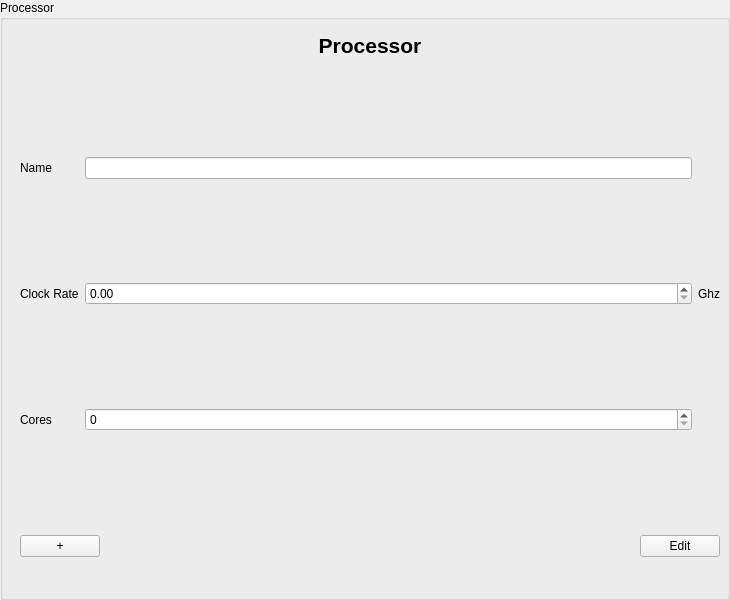
<?xml version="1.0" encoding="UTF-8"?>
<ui version="4.0">
 <class>ProcessorInputArea</class>
 <widget class="QGroupBox" name="ProcessorInputArea">
  <property name="geometry">
   <rect>
    <x>0</x>
    <y>0</y>
    <width>730</width>
    <height>600</height>
   </rect>
  </property>
  <property name="windowTitle">
   <string>Processor</string>
  </property>
  <property name="accessibleName">
   <string>ProcessorInputDialog</string>
  </property>
  <property name="title">
   <string>Processor</string>
  </property>
  <widget class="QWidget" name="formLayoutWidget" native="true">
   <property name="geometry">
    <rect>
     <x>10</x>
     <y>30</y>
     <width>730</width>
     <height>600</height>
    </rect>
   </property>
   <widget class="QWidget" name="verticalLayoutWidget_Header">
    <property name="geometry">
     <rect>
      <x>10</x>
      <y>0</y>
      <width>700</width>
      <height>30</height>
     </rect>
    </property>
    <layout class="QVBoxLayout" name="verticalLayout">
     <item>
      <widget class="QLabel" name="label_Header">
       <property name="font">
        <font>
         <pointsize>16</pointsize>
         <weight>75</weight>
         <bold>true</bold>
        </font>
       </property>
       <property name="text">
        <string>Processor</string>
       </property>
       <property name="alignment">
        <set>Qt::AlignCenter</set>
       </property>
      </widget>
     </item>
    </layout>
   </widget>
   <widget class="QWidget" name="verticalLayoutWidget_Buttons">
    <property name="geometry">
     <rect>
      <x>10</x>
      <y>500</y>
      <width>700</width>
      <height>32</height>
     </rect>
    </property>
    <layout class="QHBoxLayout" name="horizontalLayout">
     <item>
      <widget class="QPushButton" name="pushButton_Add">
       <property name="text">
        <string>+</string>
       </property>
      </widget>
     </item>
     <item>
      <spacer name="horizontalSpacer">
       <property name="orientation">
        <enum>Qt::Horizontal</enum>
       </property>
       <property name="sizeHint" stdset="0">
        <size>
         <width>40</width>
         <height>20</height>
        </size>
       </property>
      </spacer>
     </item>
     <item>
      <widget class="QPushButton" name="pushButton_EditFinish">
       <property name="text">
        <string>Edit</string>
       </property>
      </widget>
     </item>
    </layout>
   </widget>
   <widget class="QWidget" name="gridLayoutWidget">
    <property name="geometry">
     <rect>
      <x>10</x>
      <y>30</y>
      <width>700</width>
      <height>471</height>
     </rect>
    </property>
    <layout class="QGridLayout" name="gridLayout">
     <item row="2" column="2">
      <widget class="QDoubleSpinBox" name="doubleSpinBox_ClockRate"/>
     </item>
     <item row="1" column="2">
      <widget class="QLineEdit" name="lineEdit_Name"/>
     </item>
     <item row="1" column="0">
      <widget class="QLabel" name="label_Name">
       <property name="text">
        <string>Name</string>
       </property>
       <property name="buddy">
        <cstring>lineEdit_Name</cstring>
       </property>
      </widget>
     </item>
     <item row="2" column="0">
      <widget class="QLabel" name="label_ClockRate">
       <property name="text">
        <string>Clock Rate</string>
       </property>
       <property name="buddy">
        <cstring>doubleSpinBox_ClockRate</cstring>
       </property>
      </widget>
     </item>
     <item row="2" column="3">
      <widget class="QLabel" name="label_Frequeny">
       <property name="text">
        <string>Ghz</string>
       </property>
      </widget>
     </item>
     <item row="3" column="0">
      <widget class="QLabel" name="label_Cores">
       <property name="text">
        <string>Cores</string>
       </property>
       <property name="buddy">
        <cstring>spinBox_Cores</cstring>
       </property>
      </widget>
     </item>
     <item row="3" column="2">
      <widget class="QSpinBox" name="spinBox_Cores"/>
     </item>
    </layout>
   </widget>
  </widget>
 </widget>
 <tabstops>
  <tabstop>lineEdit_Name</tabstop>
  <tabstop>doubleSpinBox_ClockRate</tabstop>
  <tabstop>spinBox_Cores</tabstop>
  <tabstop>pushButton_Add</tabstop>
  <tabstop>pushButton_EditFinish</tabstop>
 </tabstops>
 <resources/>
 <connections/>
</ui>
